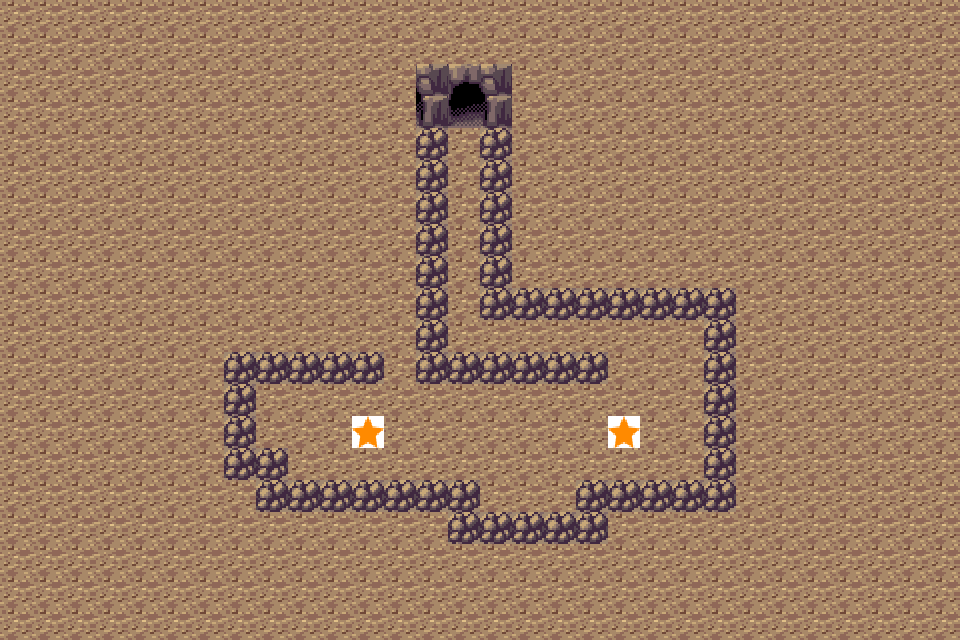

This game map was drawn from its Tiled (.tmx) file and the tilesets committed beside it. A one-line description and the trimmed map source follow:
An orthogonal 30x20 tile map with 32x32 px tiles, 3 tile layers (ground, barriers, stars), 4 tilesets and 2 objects (startPoint, endPoint).

<map version="1.0" orientation="orthogonal" renderorder="right-down" width="30" height="20" tilewidth="32" tileheight="32">
 <tileset firstgid="1" name="ground" tilewidth="32" tileheight="32">
  <image source="ground.png" width="32" height="32" />
 </tileset>
 <tileset firstgid="2" name="barriers" tilewidth="32" tileheight="32">
  <image source="barriers.png" width="192" height="192" />
 </tileset>
 <tileset firstgid="38" name="star" tilewidth="32" tileheight="32">
  <image source="star.png" width="32" height="32" />
  <tile id="0">
   <properties>
    <property name="isStar" value="true" />
   </properties>
  </tile>
 </tileset>
 <tileset firstgid="39" name="player" tilewidth="32" tileheight="32">
  <image source="player.png" width="32" height="32" />
 </tileset>
 <layer name="ground" width="30" height="20">
  <data>[600 cells, 600 non-empty, 1 distinct tile ids]</data>
 </layer>
 <layer name="barriers" width="30" height="20">
  <data>[600 cells, 63 non-empty, 5 distinct tile ids]</data>
 </layer>
 <layer name="stars" width="30" height="20">
  <data>[600 cells, 2 non-empty, 1 distinct tile ids]</data>
 </layer>
 <objectgroup name="players">
  <object name="startPoint" gid="39" x="446" y="164" />
  <object name="endPoint" gid="39" x="182" y="144" />
 </objectgroup>
</map>
